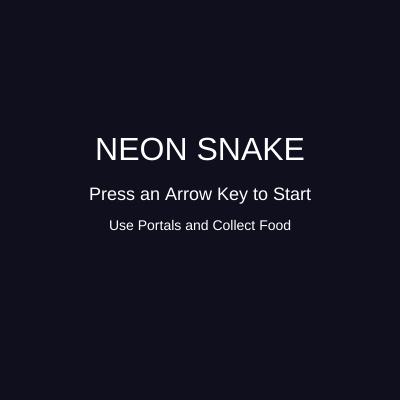
Frame 1 (no input)
Frame 60 (no input): identical to frame 1, image omitted
Frame 120 (the mouse pressed at the canvas centre since frame 60): identical to frame 1, image omitted

The p5.js sketch that drew this single still picture (run headless with seeded random() and noise() and a simulated clock; from frame 60 on, the mouse is pressed at the canvas centre):

// p5.js sketch
// ── sketch.js
let snake;
let rez = 20;
let food;

let w;
let h;

let portalA;
let portalB;

let gameStarted = false;

function setup() {
    createCanvas(400, 400);

    w = floor(width / rez);
    h = floor(height / rez);

    snake = new Snake();

    portalA = createVector(2, 2);
    portalB = createVector(w - 3, h - 3);

    foodLocation();
}

function foodLocation() {

    let valid = false;

    while (!valid) {

        let x = floor(random(w));
        let y = floor(random(h));

        valid = true;

        for (let part of snake.body) {
            if (part.x === x && part.y === y) {
                valid = false;
            }
        }

        if (valid) {
            food = createVector(x, y);
        }
    }
}

function keyPressed() {

    if (!gameStarted) {
        gameStarted = true;
        frameRate(5);
    }

    if (keyCode === LEFT_ARROW) {
        snake.setDir(-1, 0);
    }
    else if (keyCode === RIGHT_ARROW) {
        snake.setDir(1, 0);
    }
    else if (keyCode === UP_ARROW) {
        snake.setDir(0, -1);
    }
    else if (keyCode === DOWN_ARROW) {
        snake.setDir(0, 1);
    }
}

function draw() {

    background(15, 15, 30);

    if (!gameStarted) {

        fill(255);
        textAlign(CENTER);

        textSize(32);
        text("NEON SNAKE", width / 2, height / 2 - 40);

        textSize(18);
        text("Press an Arrow Key to Start", width / 2, height / 2);

        textSize(14);
        text("Use Portals and Collect Food", width / 2, height / 2 + 30);

        return;
    }

    scale(rez);

    stroke(40);

    for (let i = 0; i < w; i++) {
        line(i, 0, i, h);
    }

    for (let j = 0; j < h; j++) {
        line(0, j, w, j);
    }

    if (snake.eat(food)) {

        foodLocation();

        frameRate(min(15, 5 + floor(snake.score / 5)));
    }

    snake.update();

    fill(180, 0, 255);
    noStroke();
    rect(portalA.x, portalA.y, 1, 1);

    fill(0, 255, 255);
    rect(portalB.x, portalB.y, 1, 1);

    let head = snake.body[snake.body.length - 1];

    if (head.x === portalA.x && head.y === portalA.y) {
        head.x = portalB.x;
        head.y = portalB.y;
    }

    if (head.x === portalB.x && head.y === portalB.y) {
        head.x = portalA.x;
        head.y = portalA.y;
    }

    fill(255, 50, 50);
    rect(food.x, food.y, 1, 1);

    snake.show();

    if (snake.endGame()) {

        noLoop();

        resetMatrix();

        fill(255, 0, 0);
        textAlign(CENTER);

        textSize(40);
        text("GAME OVER", width / 2, height / 2);

        textSize(20);
        text(
            "Final Score: " + snake.score,
            width / 2,
            height / 2 + 40
        );
    }

    resetMatrix();

    fill(255);

    textSize(20);
    textAlign(LEFT);

    text("Score: " + snake.score, 10, 25);
}

// ── snake.js
class Snake {

    constructor() {
        this.body = [];
        this.body[0] = createVector(floor(w / 2), floor(h / 2));

        this.xdir = 0;
        this.ydir = 0;

        this.len = 0;
        this.score = 0;
    }

    setDir(x, y) {

        if (this.body.length > 1) {
            if (x === -this.xdir && y === -this.ydir) {
                return;
            }
        }

        this.xdir = x;
        this.ydir = y;
    }

    update() {

        let head = this.body[this.body.length - 1].copy();

        this.body.shift();

        head.x += this.xdir;
        head.y += this.ydir;

        this.body.push(head);
    }

    grow() {
        let head = this.body[this.body.length - 1].copy();

        this.len++;
        this.score++;

        this.body.push(head);
    }
    endGame() {
        let head = this.body[this.body.length - 1];
        if (
            head.x < 0 ||
            head.y < 0 ||
            head.x >= w ||
            head.y >= h
        ) {
            return true;
        }
        for (let i = 0; i < this.body.length - 1; i++) {

            if (
                this.body[i].x === head.x &&
                this.body[i].y === head.y
            ) {
                return true;
            }
        }
        return false;
    }
    eat(pos) {

        let head = this.body[this.body.length - 1];

        if (head.x === pos.x && head.y === pos.y) {
            this.grow();
            return true;
        }

        return false;
    }

    show() {

        for (let i = 0; i < this.body.length - 1; i++) {

            fill(0, 255, 120);
            noStroke();
            rect(
                this.body[i].x,
                this.body[i].y,
                1,
                1,
                0.2
            );
        }
        let head = this.body[this.body.length - 1];
        fill(0, 200, 255);
        rect(head.x, head.y, 1, 1, 0.2);
        fill(255);
        circle(head.x + 0.3, head.y + 0.3, 0.15);
        circle(head.x + 0.7, head.y + 0.3, 0.15);
    }
}
